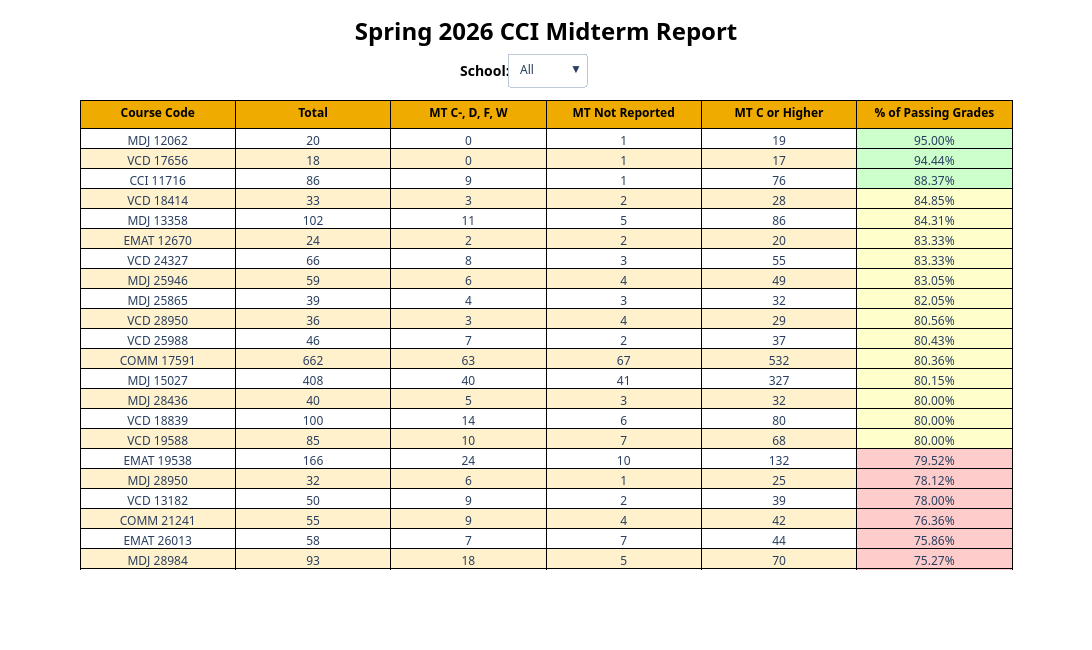

The cell this chart's notebook holds for it:
### Code cell
#Section 2p - CCI Table
ccitraces = []
ccibuttons = []

ccitraces.append(go.Table(
    header = dict(values = headers,
                  line_color = "black",
                  fill_color = "#EFAB00",
                  font_color = "black",
                  font_weight = "bold",
                  font_size = 12),
    cells = dict(values = [ccisumtab[v] for v in values],
                 fill_color = [ccizebra, ccizebra, ccizebra, ccizebra, ccizebra, ccipass],
                 line_color = "black",
                 font_size = 12),
    visible = True                  
))

ccibuttons.append(dict(
    label = "All",
    method = "update",
    args = [{"visible":[True] + [False] * len(ccisch)}]
))

for i, ccischool in enumerate(ccisch):
    ccischools = ccisumtab[ccisumtab["Department"] == ccischool].copy()
    ccischools = ccischools.sort_values(by = "% of Passing Grades", ascending = False)
    ccischrows = len(ccischools)
    ccischpass = []

    for num in ccischools["# of Passing Grades"]:
        if num >= 85:    
            ccischpass.append("#CCFFCC")
        elif num >= 80:
            ccischpass.append("#FFFFCC")
        else:
            ccischpass.append("#FFCCCC")

    ccitraces.append(go.Table(
        header = dict(values = headers,
                  line_color = "black",
                  fill_color = "#EFAB00",
                  font_color = "black",
                  font_weight = "bold",
                  font_size = 12),
        cells = dict(values = [ccischools[v] for v in values],
                 fill_color = [ccizebra, ccizebra, ccizebra, ccizebra, ccizebra, ccischpass],
                 line_color = "black"),
        visible = False          
    ))

    ccischvisibility = [False] * (len(ccisch) + 1)
    ccischvisibility[i + 1] = True

    ccibuttons.append(dict(
        label = ccischool,
        method = "update",
        args = [{"visible":ccischvisibility}]
    ))

ccisumlayout = go.Layout(
    title=dict(text= f"<b>{prettyterm} CCI Midterm Report",
                font_weight = "bold", 
                font_color = "black", 
                xanchor = "center", 
                yanchor = "top", 
                x = .5,
                y = .965,
                font_size = 24),
    height = 650,
    width = 1200
)

ccisumtable = go.Figure(data = ccitraces, layout = ccisumlayout)

ccisumtable.update_layout(updatemenus = [dict(
    type = "dropdown",
    direction = "down",
    showactive = True,
    xanchor = "center",
    yanchor = "top",
    x = .5,
    y = 1.1,
    buttons = ccibuttons)],
    annotations=[dict( #As CCI and CotA follow a school structure, I opted to make this one the school - that way directors can view all the subjects in their unit.
        text = "<b>School:</b>", 
        showarrow = False,
        xanchor = "center",
        yanchor = "top",
        x = .435,
        y = 1.0875,
        font_size = 14,
        font_color = "black"
    )],
    font_family = "Segoe UI")

ccisumtable.show()

### Figure 1 — Plotly figure (JSON) as saved in the notebook; plotly's stock layout.template omitted (floating-point values rounded to 4 significant figures; data arrays with more than 128 entries replaced by an {"elided": "..."} marker saying what was removed)
{"data": [{"cells": {"fill": {"color": {"elided": "6x26 str values"}}, "font": {"size": 12}, "line": {"color": "black"}, "values": {"elided": "6x26 mixed values"}}, "header": {"fill": {"color": "#EFAB00"}, "font": {"color": "black", "size": 12, "weight": "bold"}, "line": {"color": "black"}, "values": ["Course Code", "Total", "MT C-, D, F, W", "MT Not Reported", "MT C or Higher", "% of Passing Grades"]}, "type": "table", "visible": true}, {"cells": {"fill": {"color": {"elided": "6 rows, 131 str values in total"}}, "line": {"color": "black"}, "values": [["CCI 11716"], [86], [9], [1], [76], ["88.37%"]]}, "header": {"fill": {"color": "#EFAB00"}, "font": {"color": "black", "size": 12, "weight": "bold"}, "line": {"color": "black"}, "values": ["Course Code", "Total", "MT C-, D, F, W", "MT Not Reported", "MT C or Higher", "% of Passing Grades"]}, "type": "table", "visible": false}, {"cells": {"fill": {"color": {"elided": "6 rows, 132 str values in total"}}, "line": {"color": "black"}, "values": [["COMM 17591", "COMM 21241"], [662, 55], [63, 9], [67, 4], [532, 42], ["80.36%", "76.36%"]]}, "header": {"fill": {"color": "#EFAB00"}, "font": {"color": "black", "size": 12, "weight": "bold"}, "line": {"color": "black"}, "values": ["Course Code", "Total", "MT C-, D, F, W", "MT Not Reported", "MT C or Higher", "% of Passing Grades"]}, "type": "table", "visible": false}, {"cells": {"fill": {"color": {"elided": "6 rows, 134 str values in total"}}, "line": {"color": "black"}, "values": [["EMAT 12670", "EMAT 19538", "EMAT 26013", "EMAT 17213"], [24, 166, 58, 30], [2, 24, 7, 4], [2, 10, 7, 5], [20, 132, 44, 21], ["83.33%", "79.52%", "75.86%", "70.00%"]]}, "header": {"fill": {"color": "#EFAB00"}, "font": {"color": "black", "size": 12, "weight": "bold"}, "line": {"color": "black"}, "values": ["Course Code", "Total", "MT C-, D, F, W", "MT Not Reported", "MT C or Higher", "% of Passing Grades"]}, "type": "table", "visible": false}, {"cells": {"fill": {"color": {"elided": "6 rows, 141 str values in total"}}, "line": {"color": "black"}, "values": [["MDJ 12062", "MDJ 13358", "MDJ 25946", "MDJ 25865", "MDJ 15027", "MDJ 28436", "MDJ 28950", "MDJ 28984", "MDJ 21449", "MDJ 22796", "MDJ 20627"], [20, 102, 59, 39, 408, 40, 32, 93, 36, 40, 97], [0, 11, 6, 4, 40, 5, 6, 18, 2, 7, 14], [1, 5, 4, 3, 41, 3, 1, 5, 7, 4, 14], [19, 86, 49, 32, 327, 32, 25, 70, 27, 29, 69], ["95.00%", "84.31%", "83.05%", "82.05%", "80.15%", "80.00%", "78.12%", "75.27%", "75.00%", "72.50%", "71.13%"]]}, "header": {"fill": {"color": "#EFAB00"}, "font": {"color": "black", "size": 12, "weight": "bold"}, "line": {"color": "black"}, "values": ["Course Code", "Total", "MT C-, D, F, W", "MT Not Reported", "MT C or Higher", "% of Passing Grades"]}, "type": "table", "visible": false}, {"cells": {"fill": {"color": {"elided": "6 rows, 138 str values in total"}}, "line": {"color": "black"}, "values": [["VCD 17656", "VCD 18414", "VCD 24327", "VCD 28950", "VCD 25988", "VCD 18839", "VCD 19588", "VCD 13182"], [18, 33, 66, 36, 46, 100, 85, 50], [0, 3, 8, 3, 7, 14, 10, 9], [1, 2, 3, 4, 2, 6, 7, 2], [17, 28, 55, 29, 37, 80, 68, 39], ["94.44%", "84.85%", "83.33%", "80.56%", "80.43%", "80.00%", "80.00%", "78.00%"]]}, "header": {"fill": {"color": "#EFAB00"}, "font": {"color": "black", "size": 12, "weight": "bold"}, "line": {"color": "black"}, "values": ["Course Code", "Total", "MT C-, D, F, W", "MT Not Reported", "MT C or Higher", "% of Passing Grades"]}, "type": "table", "visible": false}], "layout": {"annotations": [{"font": {"color": "black", "size": 14}, "showarrow": false, "text": "<b>School:</b>", "x": 0.435, "xanchor": "center", "y": 1.087, "yanchor": "top"}], "font": {"family": "Segoe UI"}, "height": 650, "title": {"font": {"color": "black", "size": 24, "weight": "bold"}, "text": "<b>Spring 2026 CCI Midterm Report", "x": 0.5, "xanchor": "center", "y": 0.965, "yanchor": "top"}, "updatemenus": [{"buttons": [{"args": [{"visible": [true, false, false, false, false, false]}], "label": "All", "method": "update"}, {"args": [{"visible": [false, true, false, false, false, false]}], "label": "CCI", "method": "update"}, {"args": [{"visible": [false, false, true, false, false, false]}], "label": "COMM", "method": "update"}, {"args": [{"visible": [false, false, false, true, false, false]}], "label": "EMAT", "method": "update"}, {"args": [{"visible": [false, false, false, false, true, false]}], "label": "MDJ", "method": "update"}, {"args": [{"visible": [false, false, false, false, false, true]}], "label": "VCD", "method": "update"}], "direction": "down", "showactive": true, "type": "dropdown", "x": 0.5, "xanchor": "center", "y": 1.1, "yanchor": "top"}], "width": 1200}}
